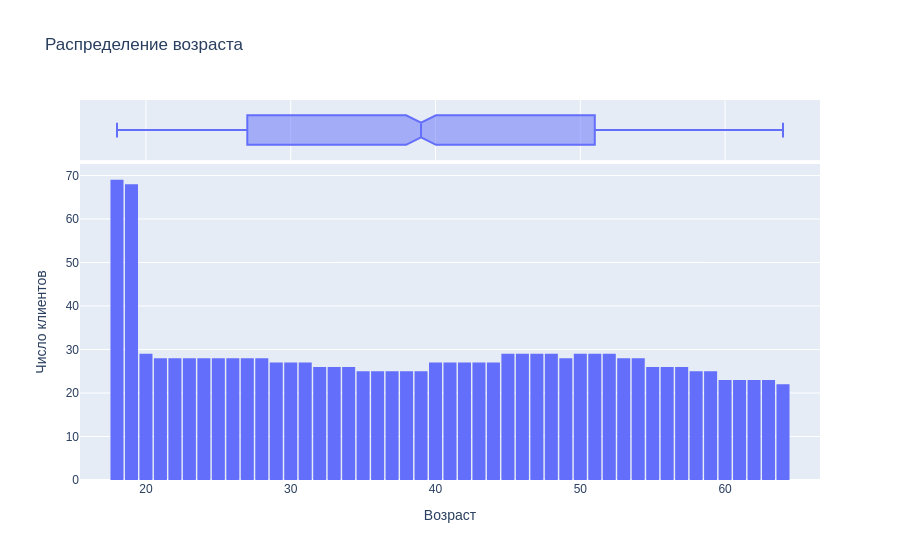

Write notebook code for a chart like this one.
### Code cell
fig = px.histogram(medical_df, labels=plot_labels, 
                   x='age', 
                   marginal='box', 
                   nbins=47, 
                   title='Распределение возраста')
fig.update_layout(bargap=0.1)
fig.update_layout(font_family='Arial')
fig.update_yaxes(title_text='Число клиентов', row=1, col=1)
for trace in fig.data:
    if trace.hovertemplate:
        trace.hovertemplate = trace.hovertemplate.replace('count=', 'Число клиентов=')
fig.show(config=plotly_config)

### Figure 1 — Plotly figure (JSON) as saved in the notebook; plotly's stock layout.template omitted (floating-point values rounded to 4 significant figures; data arrays with more than 128 entries replaced by an {"elided": "..."} marker saying what was removed)
{"data": [{"bingroup": "x", "hovertemplate": "Возраст=%{x}<br>Число клиентов=%{y}<extra></extra>", "legendgroup": "", "marker": {"color": "#636efa", "pattern": {"shape": ""}}, "name": "", "nbinsx": 47, "orientation": "v", "showlegend": false, "type": "histogram", "x": {"elided": "1338 int values"}, "xaxis": "x", "yaxis": "y"}, {"hovertemplate": "Возраст=%{x}<extra></extra>", "legendgroup": "", "marker": {"color": "#636efa"}, "name": "", "notched": true, "showlegend": false, "type": "box", "x": {"elided": "1338 int values"}, "xaxis": "x2", "yaxis": "y2"}], "layout": {"bargap": 0.1, "barmode": "relative", "font": {"family": "Arial"}, "legend": {"tracegroupgap": 0}, "title": {"text": "Распределение возраста"}, "xaxis": {"anchor": "y", "domain": [0, 1], "title": {"text": "Возраст"}}, "xaxis2": {"anchor": "y2", "domain": [0, 1], "matches": "x", "showgrid": true, "showticklabels": false}, "yaxis": {"anchor": "x", "domain": [0, 0.8316], "title": {"text": "Число клиентов"}}, "yaxis2": {"anchor": "x2", "domain": [0.8416, 1], "matches": "y2", "showgrid": false, "showline": false, "showticklabels": false, "ticks": ""}}}
